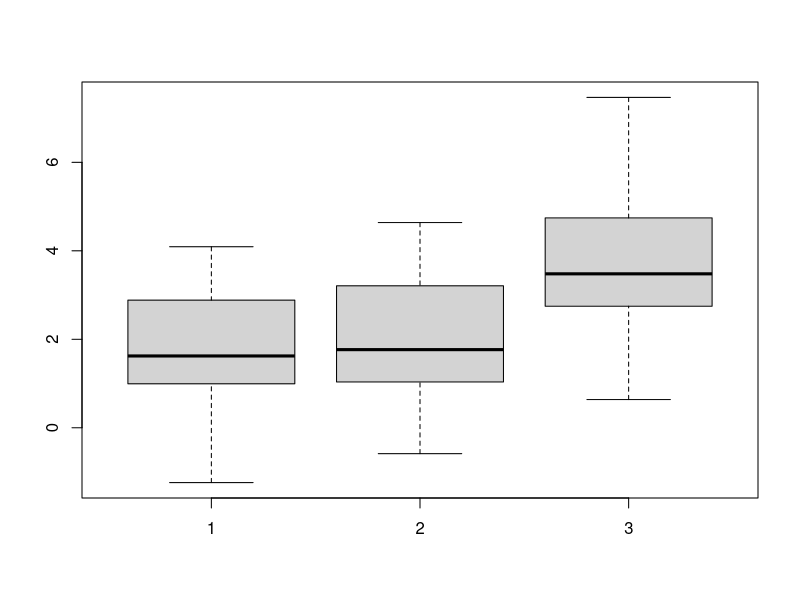
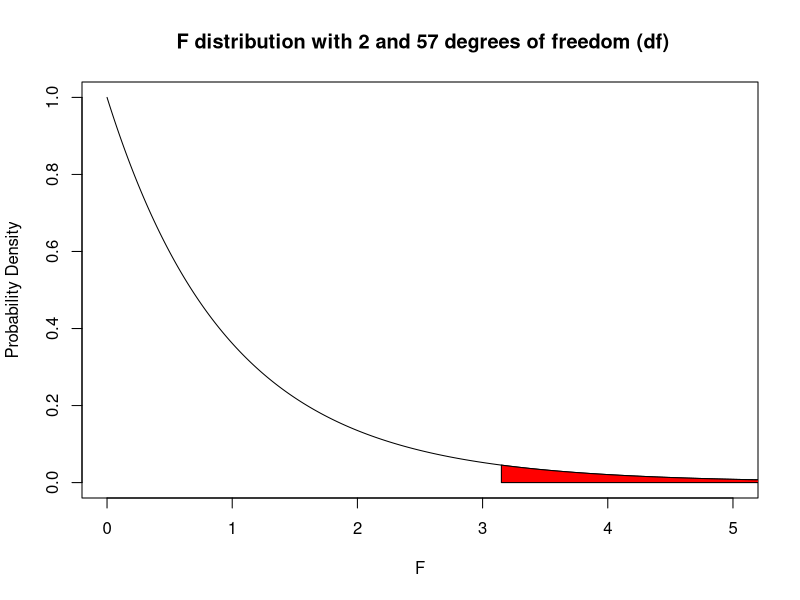
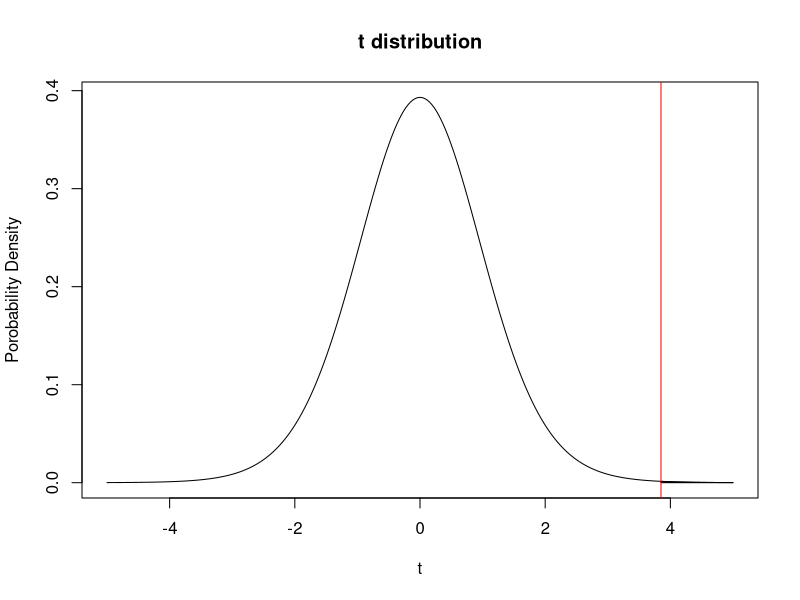

R code for these plots, in order:
## ---- chunk 1
#Use a sample size of 20 for all of the samples. Set the mean of the first two samples as 2 and set the 
#mean of the last sample as 4. Use a standard deviation of 1.5 for all samples. 
x1=rnorm(20, mean=2, sd=1.5)
x2=rnorm(20, mean=2, sd=1.5)
x3=rnorm(20, mean=4, sd=1.5)

# Lets look at the mean and spread of each of our samples using the boxplot() function. 
boxplot(x1,x2,x3)
## ---- chunk 2
# lets bind the example data together using cbind() and then put it into a dataframe with data.frame(). 
# let's call our new dataframe df. 
data = data.frame(cbind(x1,x2,x3))

# Then we are going to reorganize it with stack(). 
data = stack(data)

# now are data is all set for ANOVA.
## ---- chunk 3
# In order to run an ANOVA test, we are going to need to use R's linear regression function lm()
# Why are we using linear regression for ANOVA? because ANOVA is actually a special application of Linear
# Regression! We may explore this more in future workshops, but for now do not worry about it. 

#run help(lm). Focus on the first two arguments. 
help(lm)

# wait, what is a formula class object? 
# Formula class obects are specified using a tilde (~) and are used to specify a relationship between two
# vectors.
# Essentially, when you type A~B you are saying thet you want to test if variable A is dependent on B.
# The first term is the response variable in your data and the second is the explanatory variable. 
# The specifics of what a formula object actually is in R are complicated and beyond this workshop. 
# for more details, look up ?formula 

# ok, now we can actually use lm() by specifying the formula and data arguments. run lm and save the 
# output in a variable named Av_object
# Hint: what are our response and explanatory variables? 
Av_object <- lm(values~ind,data=data) 

# Now we are ready to actually run the ANOVA test using the anova() function. 
anova(Av_object)
## ---- chunk 4
# lets create the F distribution using the df function.
# run help(df) and focus on the first 3 arguments. 
help(df)

# It works almost exactly like the dt function but with 2 inputs for degrees of freedom. 
# df1 is the group degrees of freedom and df2 is for the error degrees of freedom. 
x=seq(0,6,by=0.001)
fdistr=df(x,df1 = 2, df2 = 57)

# Now lets plot the F distribution. 
plot(x,fdistr,type="l",
     xlim = c(0,5), 
     ylim = c(0,1),
     xlab="F",
     ylab="Probability Density",
     main =" F distribution with 2 and 57 degrees of freedom (df)")

# run this line of code to look at the rejection region
polygon(c(x[x>=3.15], max(x), 3.15), c(fdistr[x>=3.15], 0, 0), col="red")

# Scroll back up to our table, where does your F value fall on this graph? does it make sense that you were/were'nt able to reject the null?
## ---- chunk 5
# try running help("pairwise.t.test")
help("pairwise.t.test")
# rather than using a formula object, you just specify the two vectors you are looking at. 

#for educational purposes, lets do a pairwise t-test with NO P value adjustment whatsoever ("none"). 
pairwise.t.test(data$values, data$ind, p.adj= "none", alternative="two.sided")
## ---- chunk 6
#now perform a pairwise t-test using the Bonferroni method ("bonf")
pairwise.t.test(data$values, data$ind, p.adj = "bonf",alternative="two.sided")
# Can you see the difference between the two P-values? 
## ---- chunk 7
#create a t-distribution just like what we did in the t-test section.
x=seq(-5,5,by=0.001)
tdistr=dt(x,17)
plot(x,tdistr,type="l",main="t distribution",xlab="t",ylab="Porobability Density") + polygon(c(x[x>=3.85], max(x), 3.85), c(tdistr[x>=3.85], 0, 0), col="red") + abline(v=3.85, col="red")

# Add the code below to your plot to create a rejection region using our altered P-value. 
# + polygon(c(x[x>=3.85], max(x), 3.85), c(tdistr[x>=3.85], 0, 0), col="red") #

# can you even see the rejection region? let's draw a line to make it more clear
# + abline(v=3.85, col="red") #

# look how small it is! You would need a very large effect or a lot of power to find any significant 
# results. What if we want more power for our experiment? 

## ---- chunk 8
# We are going to need to load a package called dplyr for this. 
library(dplyr)

# We are going to create a set of P-values that we theoretically could have gotten from performing 10 
# tests. 
p_values=c(0.38,0.022,0.45,0.04,0.06,0.008,0.001,0.15,0.013,0.59)

# then, the first step of the Benjamini Hochberg method is to order the P-values from largest to 
# smallest. We are going to do this using the sort() function. Call this sorted vector p_sort
p_sort=sort(p_values)

# Now we are going to create a rank for every p-value. create a list from 1 to 10 using c(). 
rank=c(1,2,3,4,5,6,7,8,9,10)

# Now use cbind to bind the rank and the sorted P-values into a dataframe (should be familiar to what we # did at te beginning of the markdown file.)
df = data.frame(cbind(p_sort,rank))

#The last step is the most important one. We are going to compare our ordered P-values to a set of BH 
# critical values. BH critical values are calculated as i/m*Q where
# i = the rank of the test. 
# m = the total number of tests. 
# Q equals the false discovery rate we are aiming for (0.05)

# now, we will use the mutate function to create a new column with the critical values for each test.
# The mutate function takes the values from other columns and uses an equation to calculate the values 
# for a new column. 
# the mutate function is in the form mutate(dataframe, new_column name = equation)
df = mutate(df, critical_val = rank/10*0.05)
df

# Let's look at our dataframe. 
## ---- chunk 9
#!!!!# Note that we are going back to the original data. 
#finally, let's perform a pairwise t-test using the BH method ("BH")
pairwise.t.test(data$values, data$ind, p.adj = "BH",alternative="two.sided")

# compare this output to the output we got from the Bonferroni method. 
